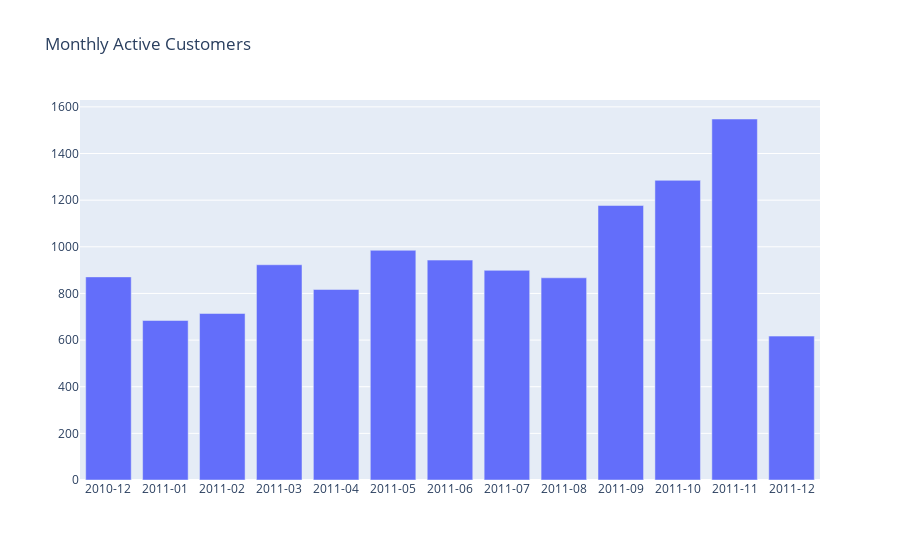

The notebook cell saved with this chart:
### Markdown cell above
### Monthly Active Customers

Now we will look at the monthly active customers, the same way we processed Monthly revenue. For now we will look at UK customers only

### Code cell
#creating a new dataframe with UK customers only
df_uk = df.query("Country=='United Kingdom'").reset_index(drop=True)

#creating monthly active customers dataframe by counting unique Customer IDs
df_monthly_active = df_uk.groupby('YearMonth')['CustomerID'].nunique().reset_index()


#plotting the output
plot_data = [
    go.Bar(
        x=df_monthly_active['YearMonth'],
        y=df_monthly_active['CustomerID'],
    )
]

plot_layout = go.Layout(
        xaxis={"type": "category"},
        title='Monthly Active Customers'
    )

fig = go.Figure(data=plot_data, layout=plot_layout)
pyoff.iplot(fig)

### Figure 1 — Plotly figure (JSON) as saved in the notebook; plotly's stock layout.template omitted (floating-point values rounded to 4 significant figures)
{"data": [{"type": "bar", "x": ["2010-12", "2011-01", "2011-02", "2011-03", "2011-04", "2011-05", "2011-06", "2011-07", "2011-08", "2011-09", "2011-10", "2011-11", "2011-12"], "y": [871, 684, 714, 923, 817, 985, 943, 899, 867, 1177, 1285, 1548, 617]}], "layout": {"title": {"text": "Monthly Active Customers"}, "xaxis": {"type": "category"}}}
